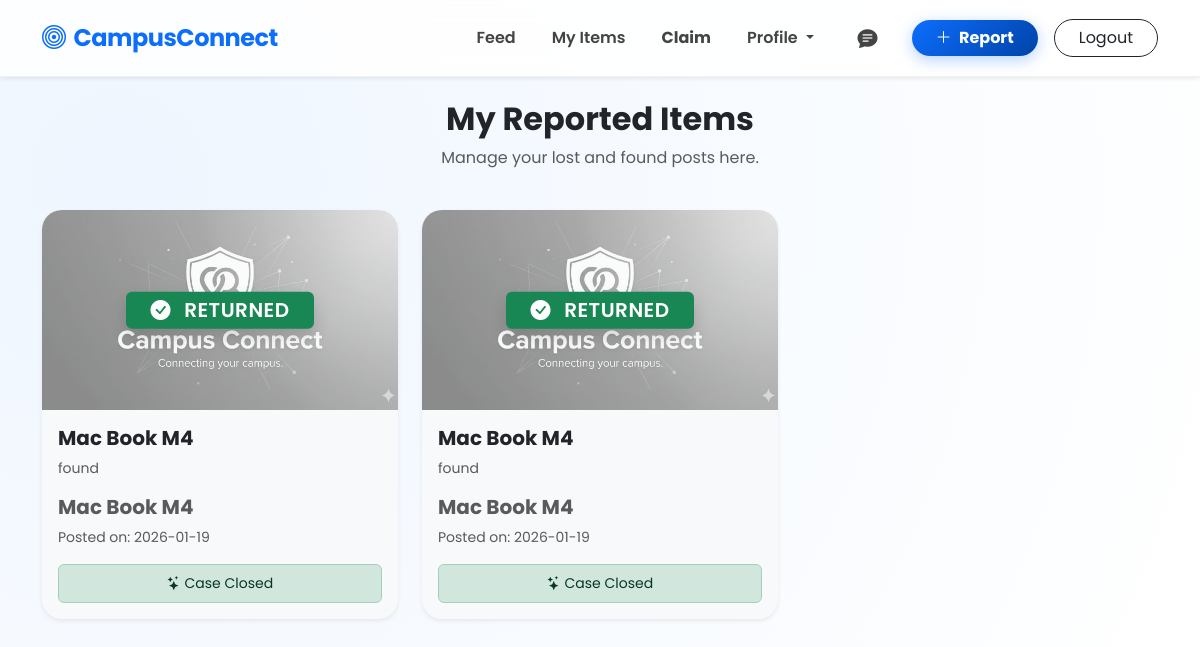
Screenshot of /my_items (signed in) with the database file from the repository.
### app.py (models this page shows)
class Item(db.Model):
    id = db.Column(db.Integer, primary_key=True)
    type = db.Column(db.String(10), nullable=False) # Lost or Found
    category = db.Column(db.String(50), nullable=False)
    name = db.Column(db.String(100), nullable=False)
    description = db.Column(db.String(500), nullable=False)
    location = db.Column(db.String(100), nullable=False)
    lat = db.Column(db.String(50), nullable=True)
    lng = db.Column(db.String(50), nullable=True)
    image_hash = db.Column(db.String(50), nullable=True)
    pin = db.Column(db.String(10), nullable=True) # Secure Handover PIN
    image_file = db.Column(db.String(200), nullable=False, default='default.jpg')
    is_urgent = db.Column(db.Boolean, default=False)
    is_resolved = db.Column(db.Boolean, default=False)
    contact_info = db.Column(db.String(100), nullable=False)
    date_posted = db.Column(db.DateTime, default=datetime.utcnow)
    user_id = db.Column(db.Integer, db.ForeignKey('user.id'), nullable=False)
    messages = db.relationship('Message', backref='item', lazy=True, cascade="all, delete")

### app.py (the view)
@app.route('/my_items')
@login_required
def my_items():
    items = Item.query.filter_by(user_id=current_user.id).order_by(Item.date_posted.desc()).all()
    return render_template('my_items.html', items=items)

### app.py (called while the page is built)
@login_manager.user_loader
def load_user(user_id):
    return User.query.get(int(user_id))

### templates/my_items.html (shortened to what this page needs)
{% extends 'base.html' %} {% block content %}
<div class="row mb-4">
  <div class="col-12 text-center">
    <h2 class="fw-bold text-dark">My Reported Items</h2>
    <p class="text-muted">Manage your lost and found posts here.</p>
  </div>
</div>
<div class="row g-4">
  {% for item in items %}
  <div class="col-md-6 col-lg-4">
    {% if item.is_resolved %} {% set overlay = "opacity-50" %} {% set filter_val
    = "grayscale(100%)" %} {% set badge_color = "bg-secondary" %} {% set
    border_class = "bg-light border-success" %} {% else %} {% set overlay = ""
    %} {% set filter_val = "grayscale(0%)" %} {% set badge_color = "bg-success"
    %} {% set border_class = "border-0" %} {% endif %}
    <div class="card h-100 shadow-sm {{ border_class }}">
      <div class="position-relative">
        {% if item.is_resolved %}
        <div
          class="position-absolute top-50 start-50 translate-middle w-100 text-center"
        >
          <span class="badge bg-success fs-5 shadow px-4 py-2">
            <i class="bi bi-check-circle-fill me-2"></i> RETURNED
          </span>
        </div>
        {% else %}
        <span
          class="position-absolute top-0 end-0 badge rounded-pill m-3 {% if item.type == 'Lost' %}bg-danger{% else %}bg-success{% endif %}"
        >
          {{ item.type }}
        </span>
        {% endif %}
      </div>
      <div class="card-body">
        <h5 class="fw-bold">{{ item.name }}</h5>
        <p class="text-muted small">{{ item.description }}</p>
        <h5
          class="card-title fw-bold {% if item.is_resolved %}text-muted{% endif %}"
        >
          {{ item.name }}
        </h5>
        <p class="small text-muted mb-2">
          Posted on: {{ item.date_posted.strftime('%Y-%m-%d') }}
        </p>
        {% if not item.is_resolved %}
        <p class="card-text small text-secondary">{{ item.description }}</p>
        <div class="d-grid mt-3">
          <a
            href="/mark_resolved/{{ item.id }}"
            class="btn btn-outline-success rounded-pill fw-bold"
          >
            <i class="bi bi-check-lg me-1"></i> Mark as Returned
          </a>
          <small class="text-center text-muted mt-2" style="font-size: 0.7rem">
            Click this when you get your item back.
          </small>
        </div>
        {% else %}
        <div class="alert alert-success mt-3 py-2 text-center small mb-0">
          <i class="bi bi-stars"></i> Case Closed
        </div>
        {% endif %}
      </div>
    </div>
  </div>
  {% endfor %}
</div>
{% endblock %}

### static/style.css (style rules this page uses)
:root { --primary-gradient: linear-gradient(135deg, #0d6efd 0%, #0043a8 100%); --glass-bg: rgba(255, 255, 255, 0.95); --glass-border: 1px solid rgba(255, 255, 255, 0.3); --shadow-soft: 0 10px 40px rgba(0, 0, 0, 0.08); --shadow-hover: 0 20px 60px rgba(13, 110, 253, 0.15); }
body { font-family: "Poppins", sans-serif; background-color: #f0f2f5; background-image: radial-gradient( circle at 10% 20%, rgb(239, 246, 255) 0%, rgb(255, 255, 255) 90% ); min-height: 100vh; }
.card { border: none; border-radius: 20px; background: white; box-shadow: var(--shadow-soft); transition: all 0.4s cubic-bezier(0.175, 0.885, 0.32, 1.275); overflow: hidden; }
.badge { padding: 8px 15px; font-weight: 600; letter-spacing: 0.5px; box-shadow: 0 4px 10px rgba(0, 0, 0, 0.1); }

### rows the page displays
Item: is_resolved True (drawn), name "Mac Book M4", description "found", date_posted "2026-01-19"
Item: is_resolved True (drawn), name "Mac Book M4", description "found", date_posted "2026-01-19"
